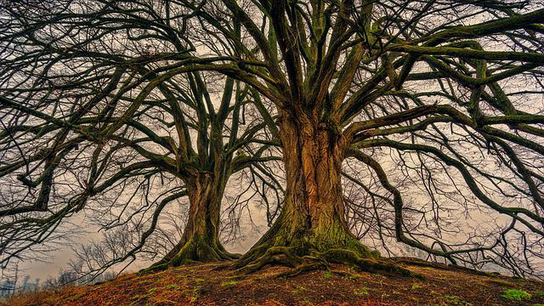
#> input picture images/hd-wallpaper-g32e2f6594_640.bmp, 544 x 306 px, given in place of hd-wallpaper-g32e2f6594_640.jpeg, which was not available
$ python imagetobmp.py   (older library calls are emulated)
#> lines starting #> are read from the running program, lines starting #| are printed output that depends on the picture
from PIL import Image
name = 'hd-wallpaper-g32e2f6594_640'
img = Image.open("images/" + name + ".jpeg")
#> img is the input picture: PIL image 544x306 RGB; mean R, G, B 99.5, 85.4, 67.3
img = img.resize((544, 306), Image.ANTIALIAS)
img.save("images/" + name + ".bmp")

img = img.resize((128, 72), Image.ANTIALIAS)
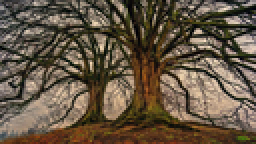
#> img: PIL image 128x72 RGB (shown 2 times larger); mean R, G, B 99.6, 85.4, 67.3
img.save("images/" + name + "-preview.bmp")

$ run again, with images/forest-g7aa59715e_1920.bmp copied over images/hd-wallpaper-g32e2f6594_640.bmp
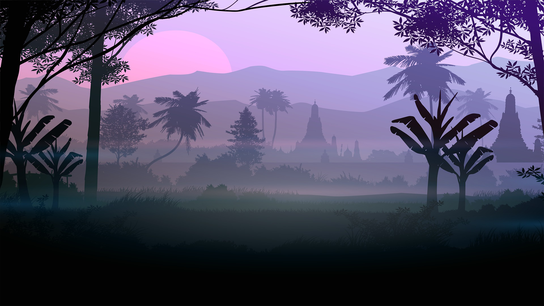
#> input picture images/forest-g7aa59715e_1920.bmp, 544 x 306 px, given in place of hd-wallpaper-g32e2f6594_640.jpeg, which was not available
#> img is the input picture: PIL image 544x306 RGB; mean R, G, B 82.4, 76, 101.9
#> `img = img.resize((128, 72), Image.ANTIALIAS)`:
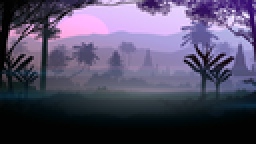
#> img: PIL image 128x72 RGB (shown 2 times larger); mean R, G, B 82.4, 76, 101.8
